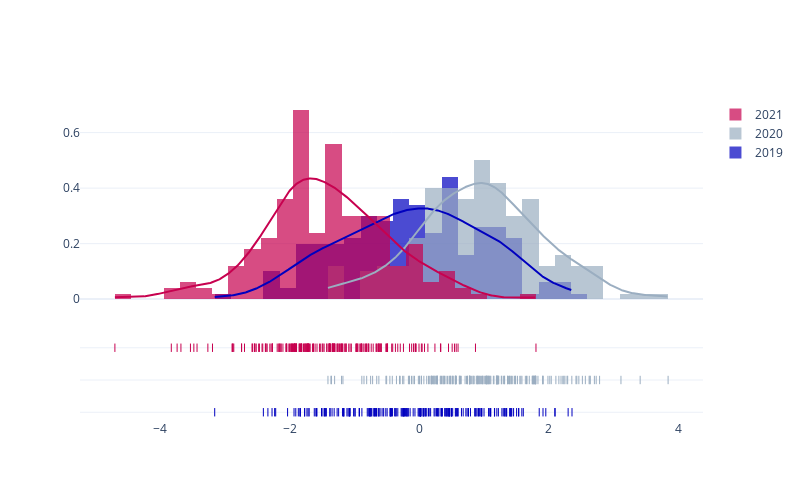

The cell this chart's notebook holds for it:
### Code cell
# Source: https://plotly.com/python/distplot/
fig = create_distplot(
    [df[c] for c in df.columns],
    df.columns,
    bin_size=0.25,
    colors=pio.templates["statworx_plotly_theme"].layout.colorway,
)
fig.update_layout(
    width=800,
    height=500,
)
fig.show()

### Figure 1 — Plotly figure (JSON) as saved in the notebook; plotly's stock layout.template omitted (floating-point values rounded to 4 significant figures; data arrays with more than 128 entries replaced by an {"elided": "..."} marker saying what was removed)
{"data": [{"autobinx": false, "histnorm": "probability density", "legendgroup": "2019", "marker": {"color": "#0000bf"}, "name": "2019", "opacity": 0.7, "type": "histogram", "x": {"elided": "200 float values"}, "xaxis": "x", "xbins": {"end": 2.357, "size": 0.25, "start": -3.157}, "yaxis": "y"}, {"autobinx": false, "histnorm": "probability density", "legendgroup": "2020", "marker": {"color": "#9baec1"}, "name": "2020", "opacity": 0.7, "type": "histogram", "x": {"elided": "200 float values"}, "xaxis": "x", "xbins": {"end": 3.84, "size": 0.25, "start": -1.409}, "yaxis": "y"}, {"autobinx": false, "histnorm": "probability density", "legendgroup": "2021", "marker": {"color": "#c7014f"}, "name": "2021", "opacity": 0.7, "type": "histogram", "x": {"elided": "200 float values"}, "xaxis": "x", "xbins": {"end": 1.801, "size": 0.25, "start": -4.697}, "yaxis": "y"}, {"legendgroup": "2019", "marker": {"color": "#0000bf"}, "mode": "lines", "name": "2019", "showlegend": false, "type": "scatter", "x": {"elided": "500 float values"}, "xaxis": "x", "y": {"elided": "500 float values"}, "yaxis": "y"}, {"legendgroup": "2020", "marker": {"color": "#9baec1"}, "mode": "lines", "name": "2020", "showlegend": false, "type": "scatter", "x": {"elided": "500 float values"}, "xaxis": "x", "y": {"elided": "500 float values"}, "yaxis": "y"}, {"legendgroup": "2021", "marker": {"color": "#c7014f"}, "mode": "lines", "name": "2021", "showlegend": false, "type": "scatter", "x": {"elided": "500 float values"}, "xaxis": "x", "y": {"elided": "500 float values"}, "yaxis": "y"}, {"legendgroup": "2019", "marker": {"color": "#0000bf", "symbol": "line-ns-open"}, "mode": "markers", "name": "2019", "showlegend": false, "type": "scatter", "x": {"elided": "200 float values"}, "xaxis": "x", "y": {"elided": "200 str values"}, "yaxis": "y2"}, {"legendgroup": "2020", "marker": {"color": "#9baec1", "symbol": "line-ns-open"}, "mode": "markers", "name": "2020", "showlegend": false, "type": "scatter", "x": {"elided": "200 float values"}, "xaxis": "x", "y": {"elided": "200 str values"}, "yaxis": "y2"}, {"legendgroup": "2021", "marker": {"color": "#c7014f", "symbol": "line-ns-open"}, "mode": "markers", "name": "2021", "showlegend": false, "type": "scatter", "x": {"elided": "200 float values"}, "xaxis": "x", "y": {"elided": "200 str values"}, "yaxis": "y2"}], "layout": {"barmode": "overlay", "height": 500, "hovermode": "closest", "legend": {"traceorder": "reversed"}, "width": 800, "xaxis": {"anchor": "y2", "domain": [0, 1], "zeroline": false}, "yaxis": {"anchor": "free", "domain": [0.35, 1], "position": 0}, "yaxis2": {"anchor": "x", "domain": [0, 0.25], "dtick": 1, "showticklabels": false}}}
